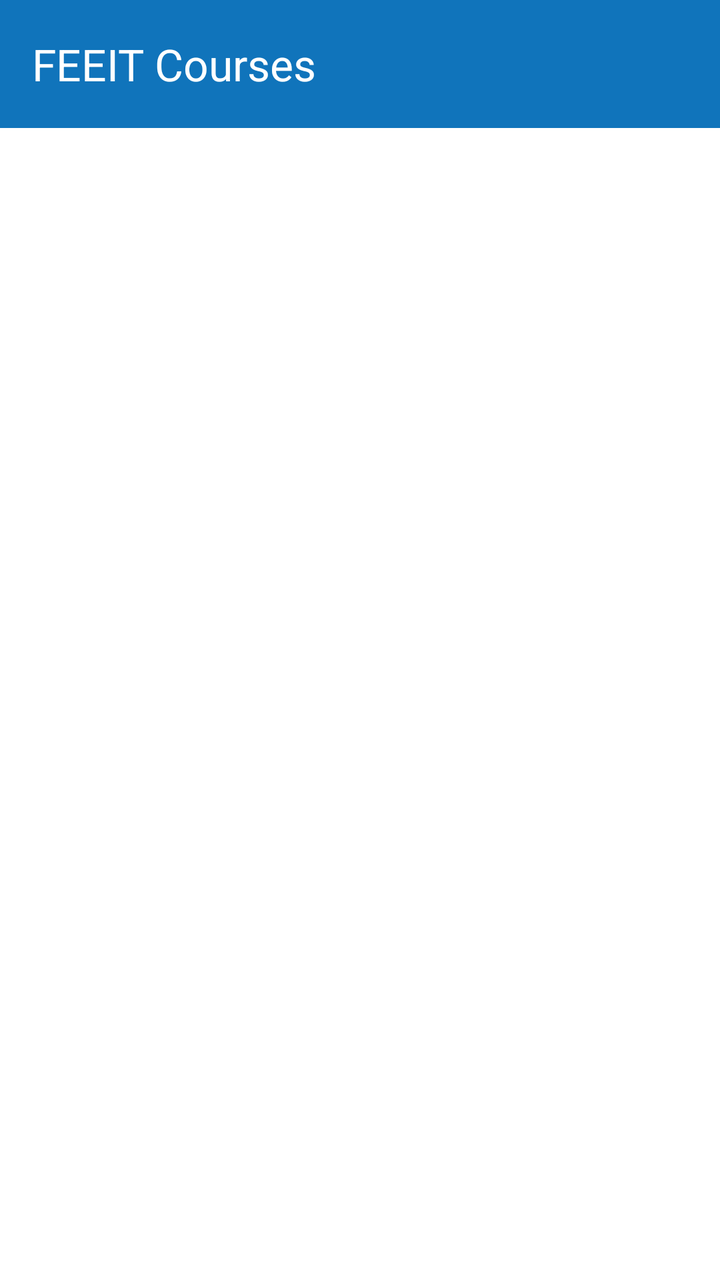
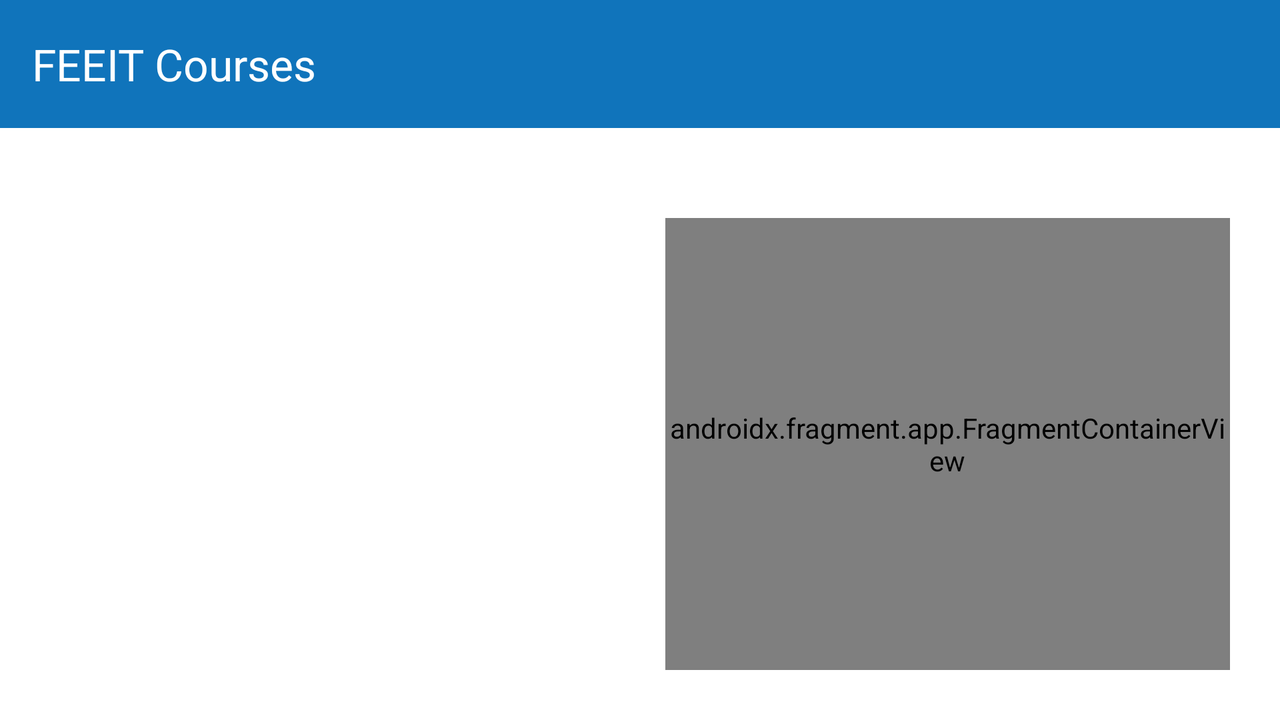

First picture: res/layout/ on a phone held upright. Second picture: the repository's own variant of that layout, on a device whose configuration matches the variant's folder. Source for both follows.
<!-- AndroidManifest.xml: application theme Theme.FEEITCourses -->
<!-- res/layout/activity_enrolled_courses.xml -->
<?xml version="1.0" encoding="utf-8"?>
<androidx.constraintlayout.widget.ConstraintLayout
    xmlns:android="http://schemas.android.com/apk/res/android"
    xmlns:app="http://schemas.android.com/apk/res-auto"
    xmlns:tools="http://schemas.android.com/tools"
    android:layout_width="match_parent"
    android:layout_height="match_parent"
    tools:context=".EnrolledCoursesActivity"
    android:background="@color/white"
>

    <include
        layout="@layout/app_bar"
        android:layout_width="0dp"
        android:layout_height="wrap_content"
        android:id="@+id/toolbar"
        app:layout_constraintTop_toTopOf="parent"
        app:layout_constraintStart_toStartOf="parent"
        app:layout_constraintEnd_toEndOf="parent"
    />

    <androidx.recyclerview.widget.RecyclerView
        android:layout_width="0dp"
        android:layout_height="0dp"
        android:id="@+id/courses"
        app:layout_constraintTop_toBottomOf="@+id/toolbar"
        app:layout_constraintStart_toStartOf="parent"
        app:layout_constraintEnd_toEndOf="parent"
        app:layout_constraintBottom_toBottomOf="parent"
        android:layout_marginTop="@dimen/title_margin"
        android:layout_marginLeft="@dimen/view_margin"
        android:layout_marginRight="@dimen/view_margin"
        android:layout_marginBottom="@dimen/view_margin"
        android:background="@color/white"
    />

</androidx.constraintlayout.widget.ConstraintLayout>
<!-- res/layout/app_bar.xml (included above) -->
<?xml version="1.0" encoding="utf-8"?>
<androidx.appcompat.widget.Toolbar
    xmlns:android="http://schemas.android.com/apk/res/android"
    android:layout_width="match_parent"
    android:layout_height="?attr/actionBarSize"
    xmlns:app="http://schemas.android.com/apk/res-auto"
    android:background="@color/primary_blue"
    android:elevation="44dp"
    app:titleTextColor="@color/white"
    app:titleTextAppearance="@style/TextAppearance.AppCompat.Large"
    app:title="@string/app_name"
/>
<!-- resources referenced by this layout -->
<resources>
  <color name="primary_blue">#1074BB</color>
  <color name="white">#FFFFFFFF</color>
  <dimen name="title_margin">45dp</dimen>
  <dimen name="view_margin">25dp</dimen>
  <string name="app_name">FEEIT Courses</string>
  <style name="Theme.FEEITCourses" parent="Base.Theme.FEEITCourses" />
  <style name="Base.Theme.FEEITCourses" parent="Theme.Material3.DayNight.NoActionBar">
          <item name="colorPrimaryDark">@color/primary_blue</item>
          <item name="colorAccent">@color/primary_blue</item>
          <item name="colorControlActivated">@color/primary_blue</item>
          <item name="android:spinnerItemStyle">@style/spinnerItemStyle</item>
          <item name="android:textColorHighlight">@color/secondary_blue</item>
      </style>
  <style name="spinnerItemStyle" parent="android:style/Widget.Holo.TextView.SpinnerItem">
          <item name="android:textColor">@color/black</item>
      </style>
  <color name="secondary_blue">#CCEAFE</color>
  <color name="black">#FF000000</color>
</resources>
<!-- res/layout-land/activity_enrolled_courses.xml (the repository's variant of the layout above) -->
<!-- drawn on the phone turned sideways -->
<?xml version="1.0" encoding="utf-8"?>
<androidx.constraintlayout.widget.ConstraintLayout
    xmlns:android="http://schemas.android.com/apk/res/android"
    android:layout_width="match_parent"
    android:layout_height="match_parent"
    xmlns:app="http://schemas.android.com/apk/res-auto"
    xmlns:tools="http://schemas.android.com/tools"
    android:background="@color/white"
>

    <include
        layout="@layout/app_bar"
        android:layout_width="0dp"
        android:layout_height="wrap_content"
        android:id="@+id/toolbar"
        app:layout_constraintTop_toTopOf="parent"
        app:layout_constraintStart_toStartOf="parent"
        app:layout_constraintEnd_toEndOf="parent"
    />

    <androidx.recyclerview.widget.RecyclerView
        android:layout_width="0dp"
        android:layout_height="0dp"
        android:id="@+id/courses"
        app:layout_constraintTop_toBottomOf="@+id/toolbar"
        app:layout_constraintStart_toStartOf="parent"
        app:layout_constraintEnd_toStartOf="@id/enroll_course_fragment"
        app:layout_constraintBottom_toBottomOf="parent"
        android:layout_marginTop="@dimen/title_margin"
        android:layout_marginLeft="@dimen/view_margin"
        android:layout_marginRight="@dimen/view_margin"
        android:layout_marginBottom="@dimen/view_margin"
        android:background="@color/white"
    />

    <androidx.fragment.app.FragmentContainerView
        android:layout_width="0dp"
        android:layout_height="0dp"
        android:id="@+id/enroll_course_fragment"
        app:layout_constraintTop_toBottomOf="@id/toolbar"
        app:layout_constraintStart_toEndOf="@id/courses"
        app:layout_constraintEnd_toEndOf="parent"
        app:layout_constraintBottom_toBottomOf="parent"
        android:layout_marginTop="@dimen/title_margin"
        android:layout_marginBottom="@dimen/view_margin"
        android:layout_marginEnd="@dimen/view_margin"
        android:name="com.example.feeitcourses.EnrollRemoveCourseFragment"
        tools:layout = "@layout/fragment_enroll_remove_course"
    />

</androidx.constraintlayout.widget.ConstraintLayout>
<!-- res/layout/fragment_enroll_remove_course.xml (included above) -->
<?xml version="1.0" encoding="utf-8"?>
<androidx.constraintlayout.widget.ConstraintLayout
    xmlns:android="http://schemas.android.com/apk/res/android"
    xmlns:tools="http://schemas.android.com/tools"
    android:layout_width="match_parent"
    android:layout_height="match_parent"
    xmlns:app="http://schemas.android.com/apk/res-auto"
    tools:context=".EnrollRemoveCourseFragment"
    android:background="@color/white"
>

    <include
        layout="@layout/course"
        android:layout_width="0dp"
        android:layout_height="180dp"
        android:id="@+id/course"
        app:layout_constraintTop_toTopOf="parent"
        app:layout_constraintStart_toStartOf="parent"
        app:layout_constraintEnd_toEndOf="parent"
        android:layout_marginTop="@dimen/title_margin"
        android:layout_marginLeft="@dimen/view_margin"
        android:layout_marginRight="@dimen/view_margin"
    />

    <TextView
        android:layout_width="0dp"
        android:layout_height="wrap_content"
        android:id="@+id/schedule"
        app:layout_constraintTop_toBottomOf="@id/course"
        app:layout_constraintStart_toStartOf="parent"
        app:layout_constraintEnd_toEndOf="parent"
        android:layout_marginTop="@dimen/half_view_margin"
        android:layout_marginLeft="@dimen/view_margin"
        android:layout_marginRight="@dimen/view_margin"
        android:textSize="@dimen/main_text_size"
        android:textColor="@color/black"
    />

    <Button
        android:layout_width="0dp"
        android:layout_height="wrap_content"
        android:id="@+id/enroll"
        app:layout_constraintTop_toBottomOf="@id/schedule"
        app:layout_constraintStart_toStartOf="parent"
        app:layout_constraintEnd_toEndOf="parent"
        android:layout_marginTop="@dimen/title_margin"
        android:layout_marginLeft="@dimen/double_margin"
        android:layout_marginRight="@dimen/double_margin"
        android:text="@string/enroll_course_title"
        android:textSize="@dimen/main_text_size"
        android:textColor="@color/white"
        android:backgroundTint="@color/primary_blue"
    />

</androidx.constraintlayout.widget.ConstraintLayout>
<!-- res/layout/course.xml (included above) -->
<?xml version="1.0" encoding="utf-8"?>
<androidx.constraintlayout.widget.ConstraintLayout
    xmlns:android="http://schemas.android.com/apk/res/android"
    android:layout_width="match_parent"
    android:layout_height="180dp"
    xmlns:app="http://schemas.android.com/apk/res-auto"
    android:background="@color/secondary_blue"
>

    <ImageView
        android:layout_width="90dp"
        android:layout_height="90dp"
        android:id="@+id/course_icon"
        app:layout_constraintTop_toTopOf="parent"
        app:layout_constraintStart_toStartOf="parent"
        app:layout_constraintEnd_toStartOf="@id/course_id"
        android:contentDescription="@string/course_icon"
        android:src="@drawable/course"
        android:layout_marginTop="@dimen/title_margin"
        android:layout_marginLeft="@dimen/half_view_margin"
        android:layout_marginRight="@dimen/half_view_margin"
    />

    <TextView
        android:layout_width="0dp"
        android:layout_height="0dp"
        android:id="@+id/course_id"
        app:layout_constraintTop_toTopOf="parent"
        app:layout_constraintStart_toEndOf="@id/course_icon"
        app:layout_constraintEnd_toEndOf="parent"
        app:layout_constraintBottom_toTopOf="@id/course_title"
        android:textColor="@color/black"
        android:textSize="@dimen/secondary_text_size"
        android:textAlignment="gravity"
    />

    <TextView
        android:layout_width="0dp"
        android:layout_height="0dp"
        android:id="@+id/course_title"
        app:layout_constraintTop_toBottomOf="@id/course_id"
        app:layout_constraintStart_toEndOf="@id/course_icon"
        app:layout_constraintEnd_toEndOf="parent"
        app:layout_constraintBottom_toTopOf="@id/professor"
        android:layout_marginLeft="@dimen/half_view_margin"
        android:textColor="@color/black"
        android:textSize="@dimen/secondary_text_size"
        android:textAlignment="gravity"
    />

    <TextView
        android:layout_width="0dp"
        android:layout_height="0dp"
        android:id="@+id/professor"
        app:layout_constraintTop_toBottomOf="@id/course_title"
        app:layout_constraintStart_toEndOf="@id/course_icon"
        app:layout_constraintEnd_toEndOf="parent"
        app:layout_constraintBottom_toTopOf="@id/course_description"
        android:layout_marginLeft="@dimen/half_view_margin"
        android:textColor="@color/black"
        android:textSize="@dimen/secondary_text_size"
        android:textAlignment="gravity"
    />

    <TextView
        android:layout_width="0dp"
        android:layout_height="0dp"
        android:id="@+id/course_description"
        app:layout_constraintTop_toBottomOf="@id/professor"
        app:layout_constraintStart_toEndOf="@id/course_icon"
        app:layout_constraintEnd_toEndOf="parent"
        app:layout_constraintBottom_toBottomOf="parent"
        android:layout_marginLeft="@dimen/half_view_margin"
        android:textColor="@color/black"
        android:textSize="@dimen/secondary_text_size"
        android:textAlignment="gravity"
    />

</androidx.constraintlayout.widget.ConstraintLayout>
<!-- resources referenced by the variant -->
<!-- as the phone turned sideways resolves them -->
<resources>
  <color name="black">#FF000000</color>
  <color name="primary_blue">#1074BB</color>
  <color name="secondary_blue">#CCEAFE</color>
  <color name="white">#FFFFFFFF</color>
  <dimen name="double_margin">90dp</dimen>
  <dimen name="half_view_margin">12dp</dimen>
  <dimen name="main_text_size">22sp</dimen>
  <dimen name="secondary_text_size">16sp</dimen>
  <dimen name="title_margin">45dp</dimen>
  <dimen name="view_margin">25dp</dimen>
  <!-- drawable course: vector/xml drawable (drawable, 3228 chars, omitted) -->
  <string name="app_name">FEEIT Courses</string>
  <string name="course_icon">Course icon</string>
  <string name="enroll_course_title">Enroll</string>
  <style name="Theme.FEEITCourses" parent="Base.Theme.FEEITCourses" />
  <style name="Base.Theme.FEEITCourses" parent="Theme.Material3.DayNight.NoActionBar">
          <item name="colorPrimaryDark">@color/primary_blue</item>
          <item name="colorAccent">@color/primary_blue</item>
          <item name="colorControlActivated">@color/primary_blue</item>
          <item name="android:spinnerItemStyle">@style/spinnerItemStyle</item>
          <item name="android:textColorHighlight">@color/secondary_blue</item>
      </style>
  <style name="spinnerItemStyle" parent="android:style/Widget.Holo.TextView.SpinnerItem">
          <item name="android:textColor">@color/black</item>
      </style>
</resources>
